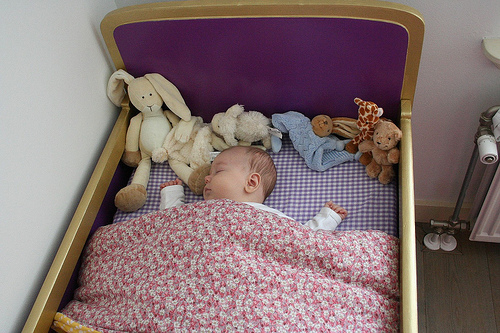
#> input picture images/origin/ILSVRC2012_val_00000005.JPEG, 500 x 333 px, found by its file name
$ python fourier_transfer.py
#> lines starting #> are read from the running program, lines starting #| are printed output that depends on the picture
# -*- coding: utf-8 -*-
import cv2
import numpy as np
import matplotlib.pyplot as plt
from PIL import Image, ImageOps

img_bed=Image.open('../images/origin/ILSVRC2012_val_00000005.jpeg').convert('L')#读取图片并转化为灰度图
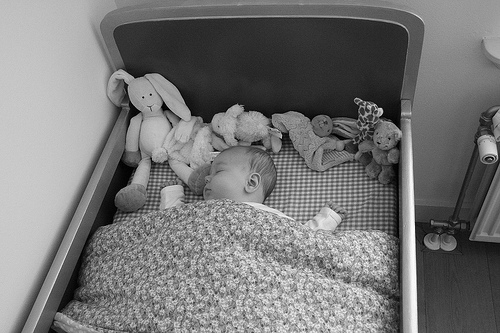
#> img_bed: PIL image 500x333 L; min 0, max 255, mean 118.9
img_bed=ImageOps.fit(img_bed, (400, 400))#裁剪图片至指定大小
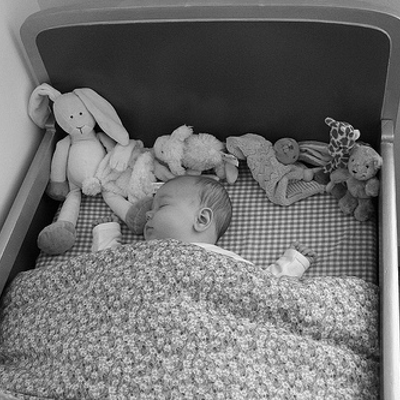
#> img_bed: PIL image 400x400 L; min 0, max 255, mean 112
img_bed = np.array(img_bed)#转化为np.array

img_cup=Image.open('../images/origin/ILSVRC2012_val_00000004.jpeg').convert('L')#读取图片并转化为灰度图
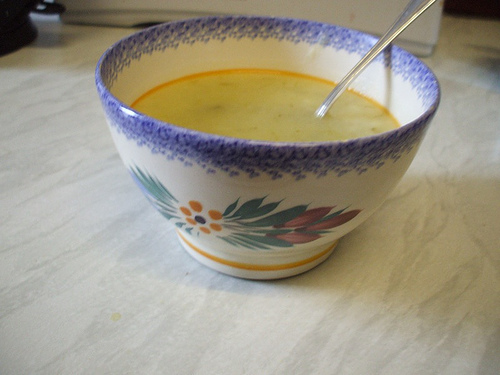
#> input picture images/origin/ILSVRC2012_val_00000004.JPEG, 500 x 375 px, found by its file name
img_cup=ImageOps.fit(img_cup, (400, 400))#裁剪图片至指定大小
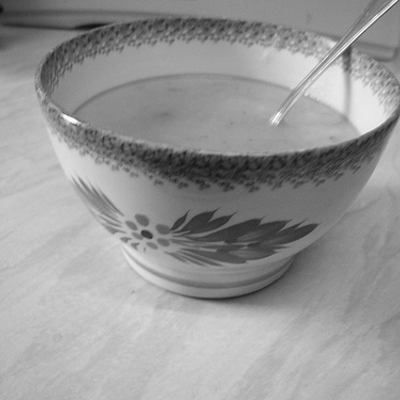
#> img_cup: PIL image 400x400 L; min 15, max 255, mean 151.9
img_cup = np.array(img_cup)#转化为np.array

plt.subplot(221),plt.imshow(img_bed,'gray'),plt.title('img_bed')
plt.xticks([]),plt.yticks([])
plt.subplot(222),plt.imshow(img_cup,'gray'),plt.title('img_cup')
plt.xticks([]),plt.yticks([])
#--------------------------------
f1 = np.fft.fft2(img_bed)
f1shift = np.fft.fftshift(f1)
f1_A = np.abs(f1shift) #取振幅
f1_P = np.angle(f1shift) #取相位
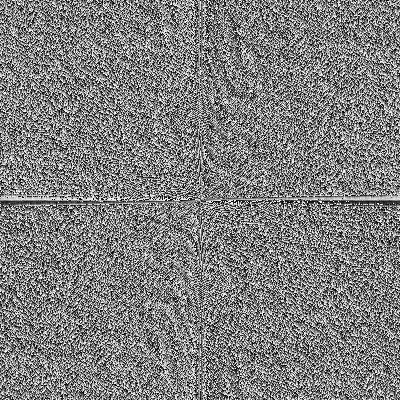
#> f1_P: shape (400, 400) float64; min -3.14, max 3.14, mean -1.96e-05; drawn with min black and max white
#--------------------------------
f2 = np.fft.fft2(img_cup)
f2shift = np.fft.fftshift(f2)
f2_A = np.abs(f2shift) #取振幅
f2_P = np.angle(f2shift) #取相位
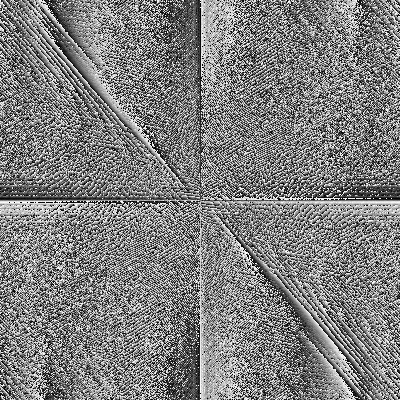
#> f2_P: shape (400, 400) float64; min -3.14, max 3.14, mean 3.93e-05; drawn with min black and max white
#---Bed Amplitude + Cup Phase--------------------
img_new1_f = np.zeros(img_bed.shape,dtype=complex)
img1_real = f1_A*np.cos(f2_P) #取实部
img1_imag = f1_A*np.sin(f2_P) #取虚部
img_new1_f.real = np.array(img1_real)
img_new1_f.imag = np.array(img1_imag)
f3shift = np.fft.ifftshift(img_new1_f) #对新的进行逆变换
img_new1 = np.fft.ifft2(f3shift)
#出来的是复数，无法显示
img_new1 = np.abs(img_new1)
#调整大小范围便于显示
img_new1 = (img_new1-np.amin(img_new1))/(np.amax(img_new1)-np.amin(img_new1))
plt.subplot(223),plt.imshow(img_new1,'gray'),plt.title('Bed Amplitude + Cup Phase')
plt.xticks([]),plt.yticks([])
#---Cup Amplitude + Bed Phase--------------------
img_new2_f = np.zeros(img_cup.shape,dtype=complex)
img2_real = f2_A*np.cos(f1_P) #取实部
img2_imag = f2_A*np.sin(f1_P) #取虚部
img_new2_f.real = np.array(img2_real)
img_new2_f.imag = np.array(img2_imag)
f4shift = np.fft.ifftshift(img_new2_f) #对新的进行逆变换
img_new2 = np.fft.ifft2(f4shift)
#出来的是复数，无法显示
img_new2 = np.abs(img_new2)
#调整大小范围便于显示
img_new2 = (img_new2-np.amin(img_new2))/(np.amax(img_new2)-np.amin(img_new2))
plt.subplot(224),plt.imshow(img_new2,'gray'),plt.title('Cup Amplitude + Bed Phase')
plt.xticks([]),plt.yticks([])
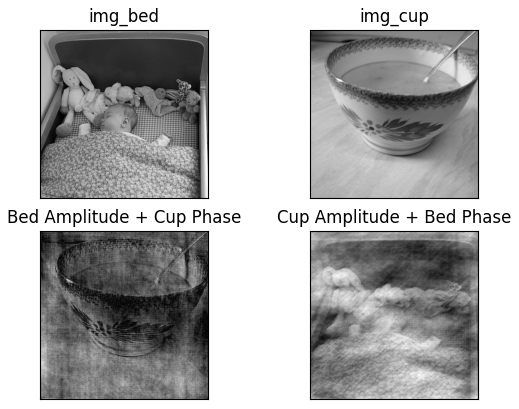
#> figure drawn by matplotlib, 4 panels
